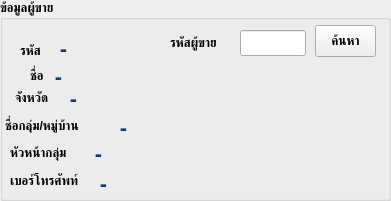
     <widget class="QGroupBox" name="groupBox">
      <property name="geometry">
       <rect>
        <x>15</x>
        <y>325</y>
        <width>391</width>
        <height>201</height>
       </rect>
      </property>
      <property name="font">
       <font>
        <weight>75</weight>
        <bold>true</bold>
       </font>
      </property>
      <property name="autoFillBackground">
       <bool>false</bool>
      </property>
      <property name="title">
       <string>ข้อมูลผู้ขาย</string>
      </property>
      <property name="flat">
       <bool>false</bool>
      </property>
      <property name="checkable">
       <bool>false</bool>
      </property>
      <widget class="QLabel" name="label_7">
       <property name="geometry">
        <rect>
         <x>30</x>
         <y>65</y>
         <width>31</width>
         <height>21</height>
        </rect>
       </property>
       <property name="text">
        <string>ชื่อ</string>
       </property>
      </widget>
      <widget class="QLabel" name="label_8">
       <property name="geometry">
        <rect>
         <x>5</x>
         <y>115</y>
         <width>111</width>
         <height>21</height>
        </rect>
       </property>
       <property name="text">
        <string>ชื่อกลุ่ม/หมู่บ้าน</string>
       </property>
      </widget>
      <widget class="QLabel" name="label_9">
       <property name="geometry">
        <rect>
         <x>10</x>
         <y>140</y>
         <width>81</width>
         <height>26</height>
        </rect>
       </property>
       <property name="text">
        <string>หัวหน้ากลุ่ม</string>
       </property>
      </widget>
      <widget class="QLabel" name="lbl_customer_name">
       <property name="geometry">
        <rect>
         <x>55</x>
         <y>65</y>
         <width>341</width>
         <height>21</height>
        </rect>
       </property>
       <property name="font">
        <font>
         <family>DB Adman X</family>
         <pointsize>16</pointsize>
         <weight>75</weight>
         <bold>true</bold>
        </font>
       </property>
       <property name="styleSheet">
        <string notr="true">color: rgb(7, 64, 128);</string>
       </property>
       <property name="text">
        <string>-</string>
       </property>
      </widget>
      <widget class="QLabel" name="lbl_customer_Group">
       <property name="geometry">
        <rect>
         <x>120</x>
         <y>114</y>
         <width>256</width>
         <height>26</height>
        </rect>
       </property>
       <property name="font">
        <font>
         <family>DB Adman X</family>
         <pointsize>16</pointsize>
         <weight>75</weight>
         <bold>true</bold>
        </font>
       </property>
       <property name="styleSheet">
        <string notr="true">color: rgb(7, 64, 128);</string>
       </property>
       <property name="text">
        <string>-</string>
       </property>
      </widget>
      <widget class="QLabel" name="lbl_customer_LeadGroupName">
       <property name="geometry">
        <rect>
         <x>95</x>
         <y>140</y>
         <width>276</width>
         <height>26</height>
        </rect>
       </property>
       <property name="font">
        <font>
         <family>DB Adman X</family>
         <pointsize>16</pointsize>
         <weight>75</weight>
         <bold>true</bold>
        </font>
       </property>
       <property name="styleSheet">
        <string notr="true">color: rgb(7, 64, 128);</string>
       </property>
       <property name="text">
        <string>-</string>
       </property>
      </widget>
      <widget class="QLabel" name="label_17">
       <property name="geometry">
        <rect>
         <x>20</x>
         <y>40</y>
         <width>31</width>
         <height>21</height>
        </rect>
       </property>
       <property name="text">
        <string>รหัส</string>
       </property>
      </widget>
      <widget class="QLabel" name="lbl_customer_ID">
       <property name="geometry">
        <rect>
         <x>60</x>
         <y>35</y>
         <width>96</width>
         <height>26</height>
        </rect>
       </property>
       <property name="font">
        <font>
         <family>DB Adman X</family>
         <pointsize>16</pointsize>
         <weight>75</weight>
         <bold>true</bold>
        </font>
       </property>
       <property name="styleSheet">
        <string notr="true">color: rgb(7, 64, 128);</string>
       </property>
       <property name="text">
        <string>-</string>
       </property>
      </widget>
      <widget class="QLabel" name="lbl_customer_Address">
       <property name="geometry">
        <rect>
         <x>70</x>
         <y>85</y>
         <width>236</width>
         <height>26</height>
        </rect>
       </property>
       <property name="font">
        <font>
         <family>DB Adman X</family>
         <pointsize>16</pointsize>
         <weight>75</weight>
         <bold>true</bold>
        </font>
       </property>
       <property name="styleSheet">
        <string notr="true">color: rgb(7, 64, 128);</string>
       </property>
       <property name="text">
        <string>-</string>
       </property>
      </widget>
      <widget class="QLabel" name="label_11">
       <property name="geometry">
        <rect>
         <x>15</x>
         <y>90</y>
         <width>51</width>
         <height>16</height>
        </rect>
       </property>
       <property name="text">
        <string>จังหวัด</string>
       </property>
      </widget>
      <widget class="QLabel" name="label_31">
       <property name="geometry">
        <rect>
         <x>10</x>
         <y>170</y>
         <width>106</width>
         <height>21</height>
        </rect>
       </property>
       <property name="text">
        <string>เบอร์โทรศัพท์</string>
       </property>
      </widget>
      <widget class="QLabel" name="lbl_customer_phone">
       <property name="geometry">
        <rect>
         <x>100</x>
         <y>170</y>
         <width>266</width>
         <height>26</height>
        </rect>
       </property>
       <property name="font">
        <font>
         <family>DB Adman X</family>
         <pointsize>16</pointsize>
         <weight>75</weight>
         <bold>true</bold>
        </font>
       </property>
       <property name="styleSheet">
        <string notr="true">color: rgb(7, 64, 128);</string>
       </property>
       <property name="text">
        <string>-</string>
       </property>
      </widget>
      <widget class="QPushButton" name="btn_customerSelect">
       <property name="geometry">
        <rect>
         <x>315</x>
         <y>25</y>
         <width>61</width>
         <height>32</height>
        </rect>
       </property>
       <property name="text">
        <string>ค้นหา</string>
       </property>
      </widget>
      <widget class="QLineEdit" name="txt_customerID">
       <property name="geometry">
        <rect>
         <x>240</x>
         <y>30</y>
         <width>66</width>
         <height>26</height>
        </rect>
       </property>
      </widget>
      <widget class="QLabel" name="label_18">
       <property name="geometry">
        <rect>
         <x>170</x>
         <y>30</y>
         <width>71</width>
         <height>26</height>
        </rect>
       </property>
       <property name="text">
        <string>รหัสผู้ขาย</string>
       </property>
      </widget>
     </widget>
